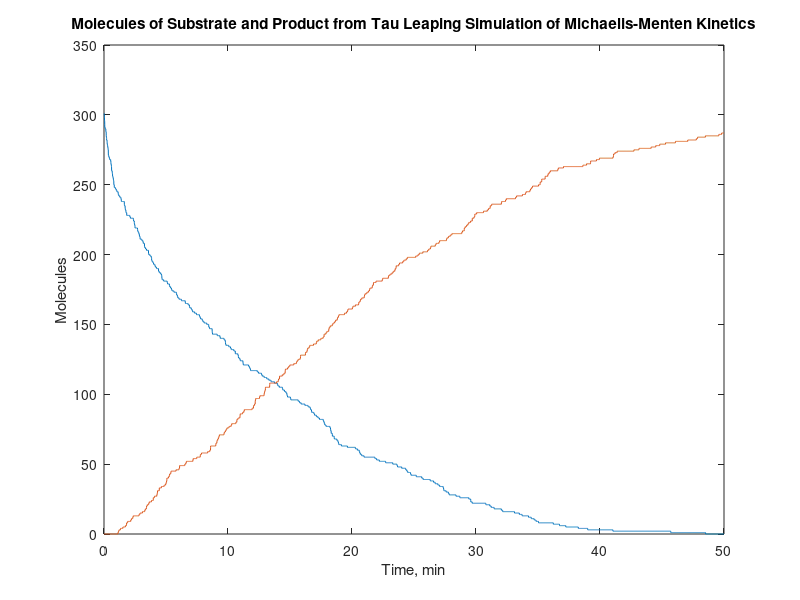

Here is the MATLAB script that generated this plot:
% TAUL_MM.M
%
% Simple implementation of Tau Leaping Algorithm to simulate 
% the Michaelis-Menten system.
%
% Based on the scripts of D. Higham in SIAM Reviews, 2008.
% https://epubs.siam.org/doi/10.1137/060666457
% https://epubs.siam.org/doi/pdf/10.1137/060666457
%
% Parameters from Chapter 7 of 
%      Stochastic Modelling for Systems Biology,
%      by Darren J. Wilkinson, Chapman & Hall/CRC, 2006.
%

% Model Description:
%
% Chemical System is modeled with:
% substrate S1, enzyme S2, complex S3, and product S4
%
% System of equations is
%
%  S1 + S2 -(c1)-> S3
%  S3 -(c2)-> S1 + S2
%  S3 -(c3)-> S4 + S2

% stoichiometric matrix 
% each row is a species; each column is a reaction
V = [-1 1 0; -1 1 1; 1 -1 -1; 0 0 1];

%%%%%%%%%% Parameters and Initial Conditions %%%%%%%%%
nA = 6.023e23;             % Avagadro's number
vol = 1e-15;               % volume of system

Y = zeros(4,1);           % vector of molecules of each species
Y(1) = round(5e-7*nA*vol) % molecules of substrate, 'round' rounds to nearest integer
Y(2) = round(2e-7*nA*vol) % molecules of enzyme 

c(1) = 1e6/(nA*vol);      % vector of rate constants for each reaction
c(2) = 1e-4; 
c(3) = 0.1; 

tfinal = 50;       % simulation time
L = 10000;         % number of steps
tau = tfinal/L;    % step size

X =zeros(4,L);
X(:,1)=Y;

for k = 1:L                     % Loop over number of steps
     a(1) = c(1)*Y(1)*Y(2);     % Matrix of first-order forward reaction rate laws
     a(2) = c(2)*Y(3);
     a(3) = c(3)*Y(3);
 
     % Matrix of first-order propensity functions for each reaction
     % The if statement is needed because poissinv is not defined for lamda=0.
 
     if a(1)==0 d(1)=0; else d(1) = poissinv(rand,tau*a(1)); end
     if a(2)==0 d(2)=0; else d(2) = poissinv(rand,tau*a(2)); end
     if a(3)==0 d(3)=0; else d(3) = poissinv(rand,tau*a(3)); end

     % Equation 11 in linked PDF; 
     % Yi(t) is the state vector of the reaction, 
     % describing how species i (from 1 to 4 here) evolves with time
     Y = Y + d(1)*V(:,1) + d(2)*V(:,2) + d(3)*V(:,3);
     X(:,k+1)=Y;     % Populate state vector results for each time step here
end

time = (0:tau:tfinal);  %(initial time: time step : final time)

% plot substrate S1 and product S4 concentration versus time
plot(time,X(1,:),time,X(4,:)) 
title('Molecules of Substrate and Product from Tau Leaping Simulation of Michaelis-Menten Kinetics')
xlabel('Time, min')
ylabel('Molecules')
